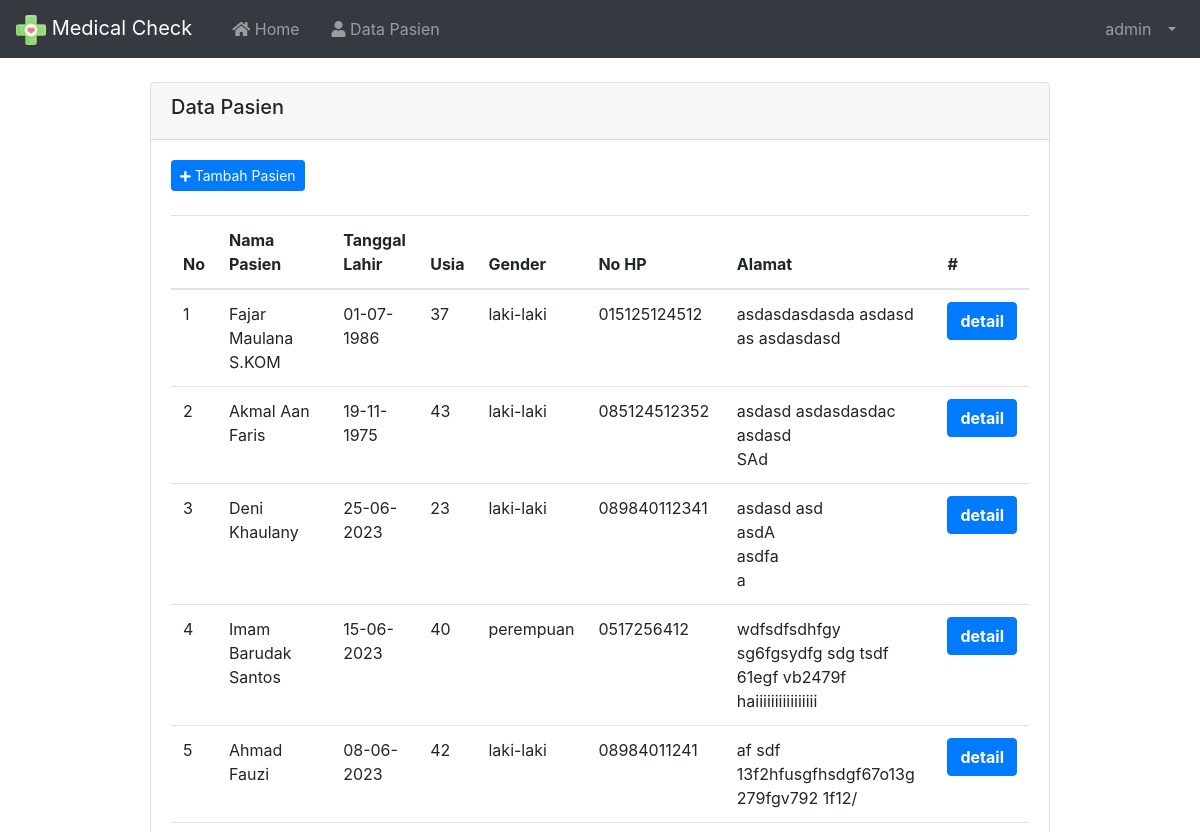
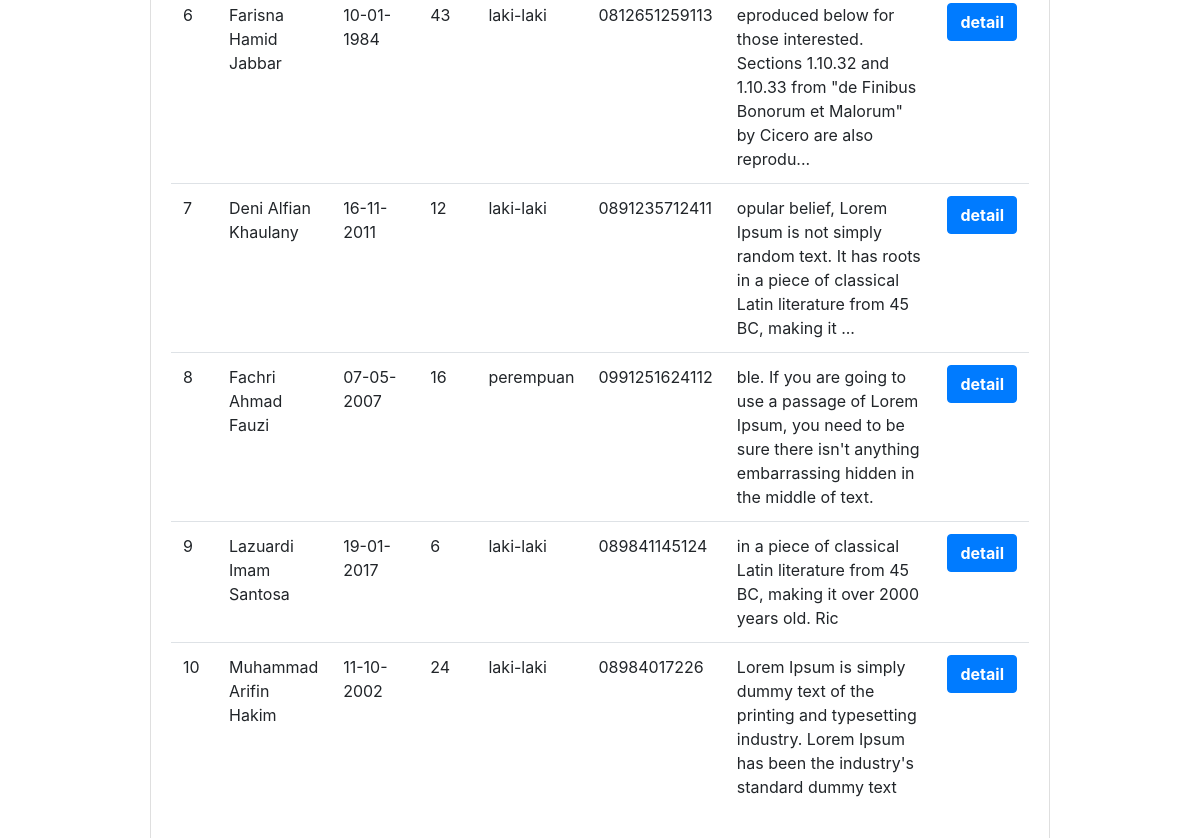
The app's page /index.php?page=Pasien (signed in), older data (2 pictures, top to bottom).
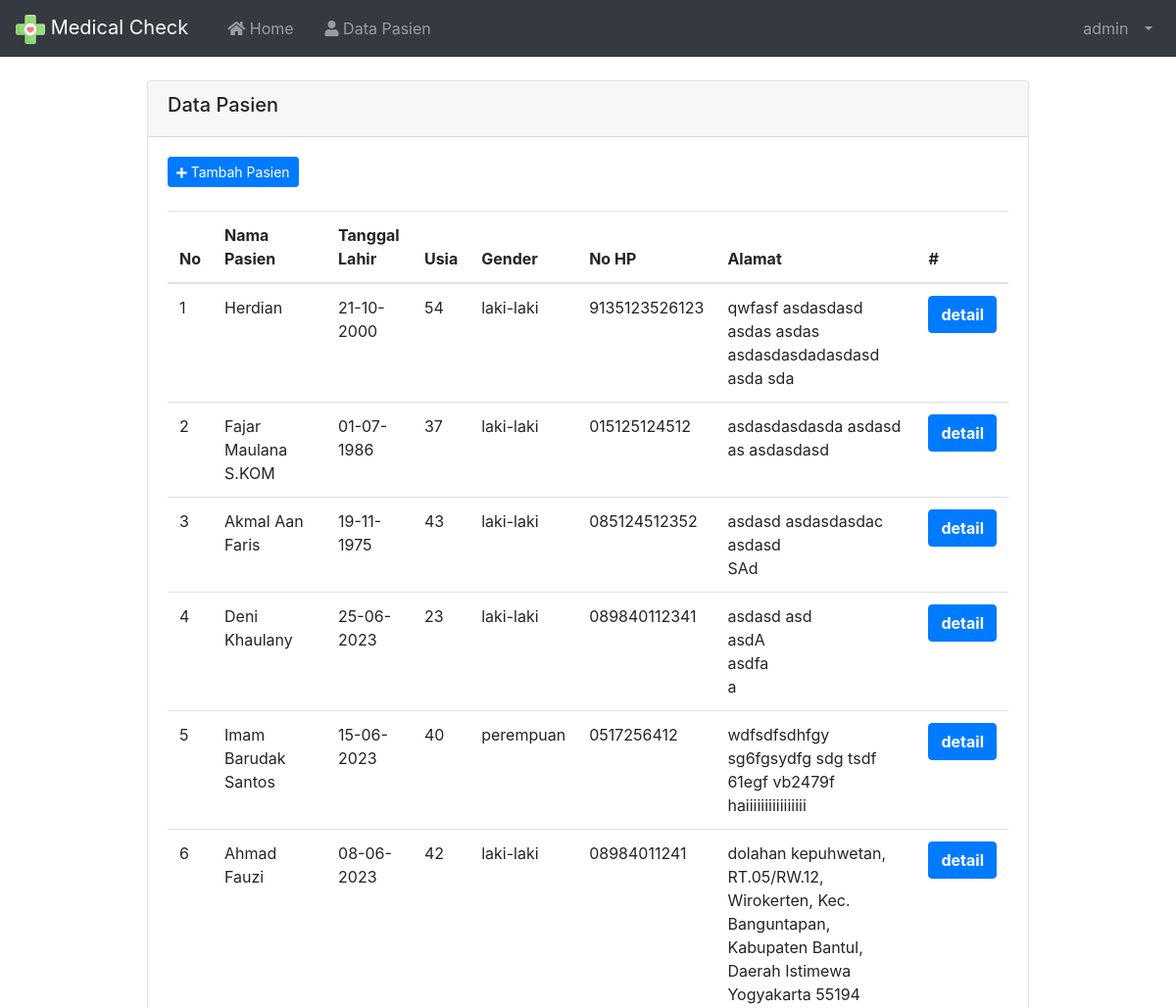
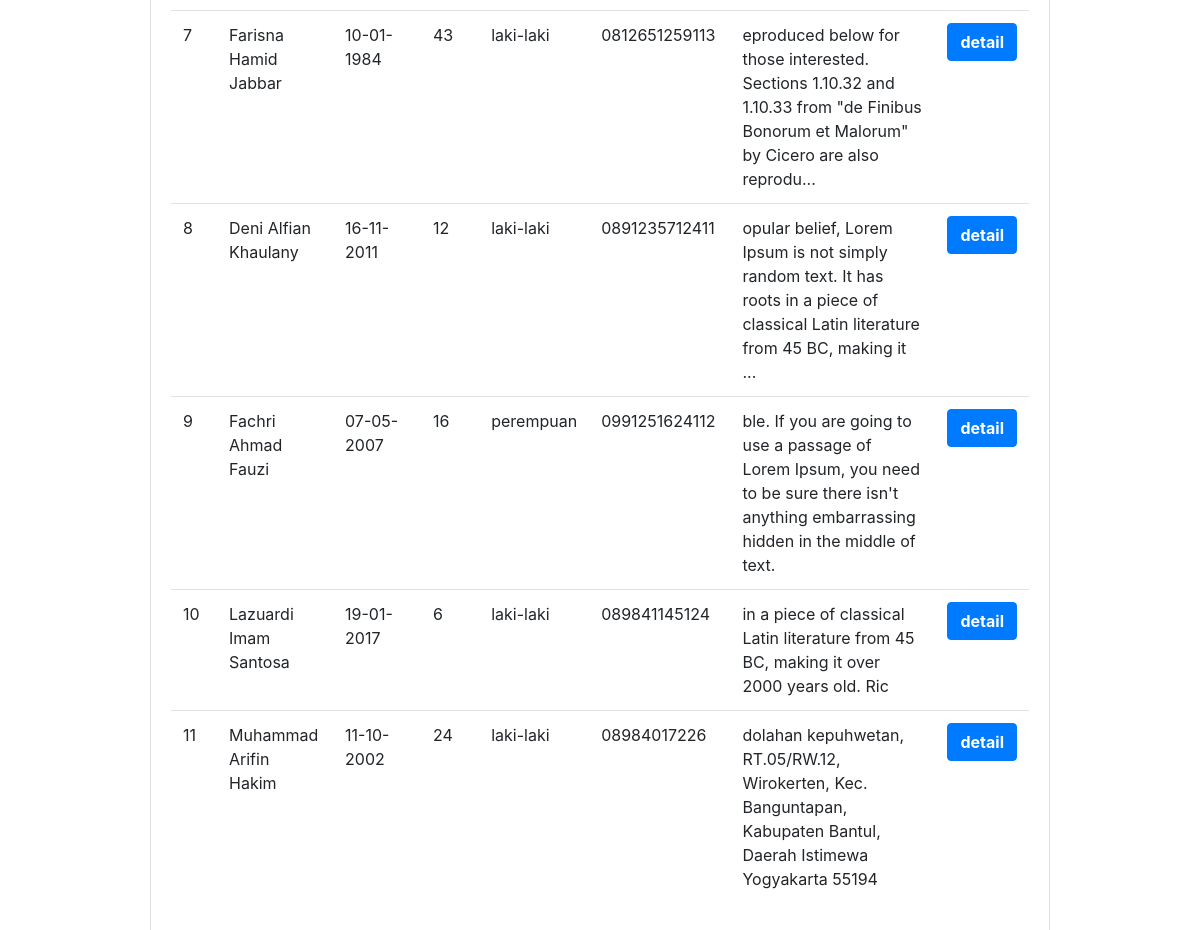
The same page, newer data (2 pictures, top to bottom).
### tables this page shows
CREATE TABLE `tbl_pasien` (
  `id` int(11) NOT NULL,
  `nomor` varchar(13) NOT NULL,
  `nama_pasien` varchar(50) NOT NULL,
  `tanggal_lahir` date NOT NULL,
  `usia` int(3) NOT NULL,
  `gender` enum('laki-laki','perempuan') NOT NULL,
  `alamat` text NOT NULL,
  `no_hp` varchar(13) NOT NULL
);

### index.php (called while the page is built, shortened)
<?php
require 'load/config.php';
require 'load/function.php';
?>
<?php require_once 'header.php'; ?>
<?php require 'content.php'; ?>
<?php require_once 'footer.php'; ?>

### load/function.php (called while the page is built, shortened)
<?php
require 'config.php';
function viewDatas($query)
{
  global $koneksi;
  $result = mysqli_query($koneksi, $query);
  $rows = [];
  while ($row = mysqli_fetch_assoc($result)) {
    $rows[] = $row;
  }
  return $rows;
}

### page/pasien/pasien.php (the view)
<div style="margin-left: 150px; margin-right: 150px; margin-bottom: 50px;">
  <div class="card mt-4">
    <div class="card-header">
      <h5>Data Pasien</h5>
    </div>
    <div class="card-body">
      <div class="d-flex justify-content-start mb-4">
        <a href="?page=TambahPasien" type="button" class="btn btn-sm btn-primary mr-3"><i class="fas fa-plus fa-sm text-white"></i> Tambah Pasien</a>
      </div>
      <div class="table-responsive">
        <table id="dataTables" class="table table-hover">
          <thead>
            <tr>
              <th>No</th>
              <th>Nama Pasien</th>
              <th>Tanggal Lahir</th>
              <th>Usia</th>
              <th>Gender</th>
              <th>No HP</th>
              <th>Alamat</th>
              <th>#</th>
            </tr>
          </thead>
          <tbody>
            <?php $no = 1; ?>
            <?php $pasien = viewDatas("SELECT * FROM `tbl_pasien` ORDER BY id DESC"); ?>
            <?php foreach ($pasien as $data) : ?>
              <tr>
                <td><?= $no++; ?></td>
                <td><?= $data['nama_pasien']; ?></td>
                <td><?= $data['tanggal_lahir'] !== '0000-00-00' ? date('d-m-Y', strtotime($data['tanggal_lahir'])) : '-'; ?></td>
                <td><?= $data['usia']; ?></td>
                <td><?= $data['gender']; ?></td>
                <td><?= $data['no_hp']; ?></td>
                <td>
                  <?php
                  $alamat = $data['alamat'];
                  $truncatedAlamat = strlen($alamat) > 150 ? substr($alamat, 0, 130) . '...' : $alamat;
                  echo nl2br($truncatedAlamat);
                  ?>
                </td>
                <td>
                  <a href="?page=DataPersonal&id=<?php echo $data['id']; ?>" class="btn btn-primary"><b>detail</b></a>
                </td>
              </tr>
            <?php endforeach; ?>
          </tbody>
        </table>
      </div>
    </div>
  </div>
</div>

Row changes from the older to the newer data that the page shows:
added tbl_pasien: nama_pasien "Herdian", tanggal_lahir "21-10-2000", usia "54", gender "laki-laki", no_hp "9135123526123", alamat "qwfasf asdasdasd asdas asdas asdasdasdadasdasd asda sda"
changed tbl_pasien "Ahmad Fauzi": alamat "af sdf 13f2hfusgfhsdgf67o13g 279fgv792 1f12/" → "dolahan kepuhwetan, RT.05/RW.12, Wirokerten, Kec. Banguntapan, Kabupaten Bantul, Daerah Istimewa Yogyakarta 55194"
changed tbl_pasien "Muhammad Arifin Hakim": alamat "Lorem Ipsum is simply dummy text of the printing and typesetting industry. Lorem Ipsum has been the industry's standard dummy text" → "dolahan kepuhwetan, RT.05/RW.12, Wirokerten, Kec. Banguntapan, Kabupaten Bantul, Daerah Istimewa Yogyakarta 55194"
